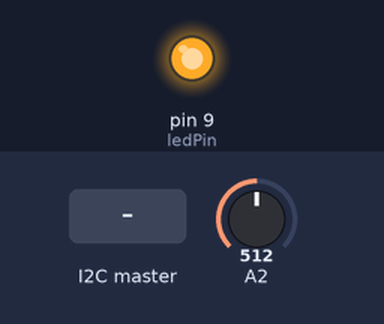
A sketch run on a simulated Arduino Uno, built with avr-gcc and run on an emulated ATmega328P. Parts: output pins drawn as LEDs (lit = HIGH). Inputs (shaded band) come from the test bench; at power-on: A2 = 512. What the sketch prints to the serial monitor is not drawn.

Above: at 1.2 s.
1.3 s: the I2C master sends the byte 0
At 1.8 s:
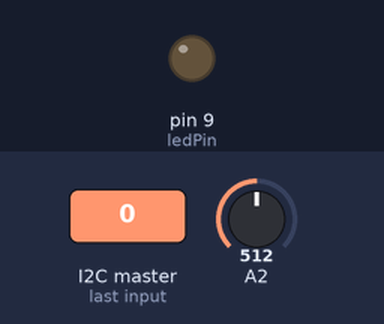
2.8 s: the I2C master sends the byte 90
At 4.0 s:
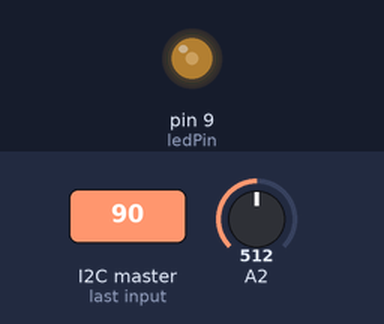
4.3 s: the I2C master sends the byte 200
At 5.4 s:
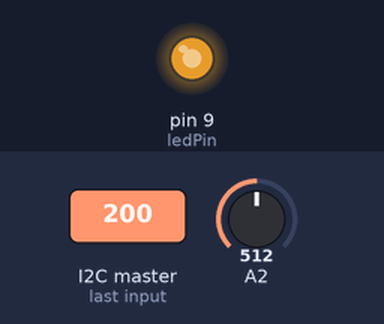
Timing chart, 0 to 7.3 s (numbered marks = the images above; inputs shaded):
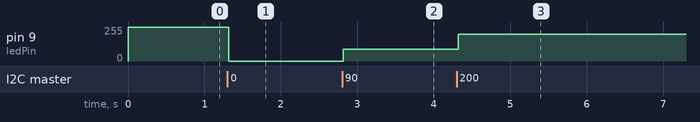

The sketch:

basicAgent.ino
```cpp
/*Arduino Agent I2C*/

#include <Wire.h>
#define ledPin 9

byte rcvData;
int potValue;

void setup()
{
//  Wire.begin(0x14);
 Wire.begin(4);
  /*Event Handlers*/
  Wire.onReceive(DataReceive);
  Wire.onRequest(DataRequest);

  rcvData = 255;
  pinMode(ledPin, OUTPUT);
  Serial.begin(9600);
}

void loop()
{
  potValue = analogRead(A2);
  Serial.println(potValue);
  potValue = map(potValue, 0, 1023, 0, 255);
  analogWrite(ledPin, rcvData);
}

void DataReceive(int numBytes)
{
  while(Wire.available())
  {
    rcvData = Wire.read();
  }
  Serial.print("rcvData is: ");
  Serial.println(rcvData);
}

void DataRequest()
{
  Wire.write(potValue);
}
```

Measured:
- after the input at 1.3 s, pin 9 (ledPin): 255/255 → 0/255 at once
- after the input at 2.8 s, pin 9 (ledPin): 0/255 → 90/255 at once
- after the input at 4.3 s, pin 9 (ledPin): 90/255 → 200/255 at once
